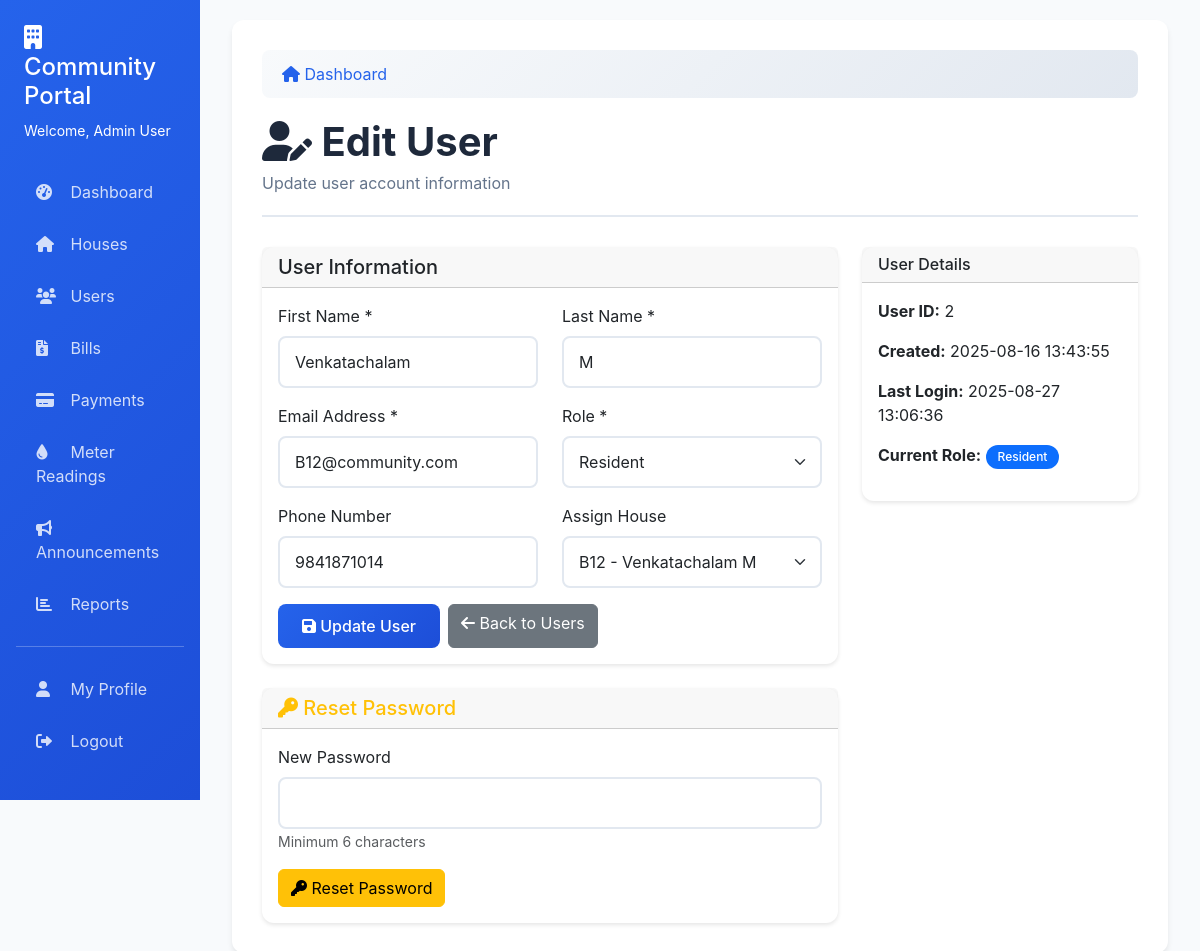
Page /users/2/edit (signed in) on the earlier database version.
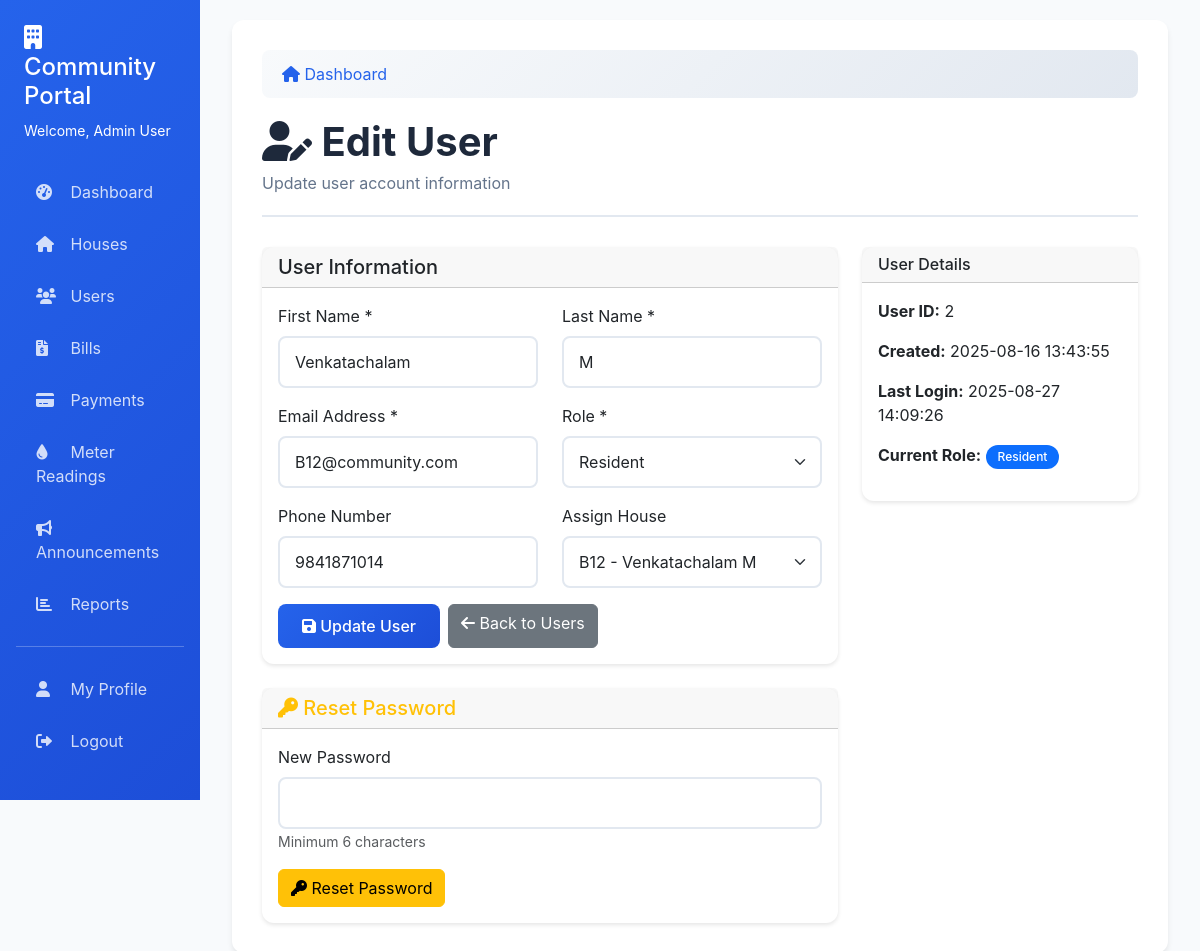
Same page on the later database version.
### tables this page shows
CREATE TABLE users (
                id INTEGER PRIMARY KEY AUTOINCREMENT,
                email TEXT UNIQUE NOT NULL,
                password_hash TEXT NOT NULL,
                role TEXT NOT NULL DEFAULT 'resident',
                first_name TEXT,
                last_name TEXT,
                phone_number TEXT,
                house_id INTEGER,
                created_at TIMESTAMP DEFAULT CURRENT_TIMESTAMP,
                last_login TIMESTAMP
            );

### app.py (the view, shortened to what this page needs)
@app.route('/users/<int:user_id>/edit', methods=['GET', 'POST'])
@admin_required
def edit_user(user_id):
    conn = get_db_connection()
    user = conn.execute('SELECT * FROM users WHERE id = ?', (user_id,)).fetchone()
    if not user:
        flash('User not found!', 'error')
        conn.close()
        return redirect(url_for('users'))
    houses = conn.execute('SELECT id, house_number, owner_name FROM houses ORDER BY house_number').fetchall()
    conn.close()
    return render_template('edit_user.html', user=user, houses=houses)

### app.py (called while the page is built)
def get_db_connection():
    conn = sqlite3.connect(DATABASE)
    conn.row_factory = sqlite3.Row
    return conn

def admin_required(f):
    @wraps(f)
    def decorated_function(*args, **kwargs):
        if 'user_id' not in session:
            return redirect(url_for('login'))
        conn = get_db_connection()
        user = conn.execute('SELECT role FROM users WHERE id = ?', (session['user_id'],)).fetchone()
        conn.close()
        if not user or user['role'] != 'admin':
            flash('Admin access required.', 'error')
            return redirect(url_for('dashboard'))
        return f(*args, **kwargs)
    return decorated_function

### templates/edit_user.html (shortened to what the changed rows need)
{% extends "base.html" %}
{% block content %}
<div class="page-header">
    <h1><i class="fas fa-user-edit"></i> Edit User</h1>
</div>
<div class="row">
    <div class="col-md-8">
        <div class="card">
            <div class="card-body">
                <form method="POST">
                    <div class="row">
                        <div class="col-md-6">
                            <div class="mb-3">
                                <label for="first_name" class="form-label">First Name *</label>
                                <input type="text" class="form-control" id="first_name" name="first_name" value="{{ user.first_name }}" required>
                            </div>
                        </div>
                        <div class="col-md-6">
                            <div class="mb-3">
                                <label for="last_name" class="form-label">Last Name *</label>
                                <input type="text" class="form-control" id="last_name" name="last_name" value="{{ user.last_name }}" required>
                            </div>
                        </div>
                    </div>
                    <div class="row">
                        <div class="col-md-6">
                            <div class="mb-3">
                                <label for="email" class="form-label">Email Address *</label>
                                <input type="email" class="form-control" id="email" name="email" value="{{ user.email }}" required>
                            </div>
                        </div>
                    </div>
                    <div class="row">
                        <div class="col-md-6">
                            <div class="mb-3">
                                <label for="phone_number" class="form-label">Phone Number</label>
                                <input type="tel" class="form-control" id="phone_number" name="phone_number" value="{{ user.phone_number or '' }}">
                            </div>
                        </div>
                    </div>
                </form>
            </div>
        </div>
    </div>
    <div class="col-md-4">
        <div class="card">
            <div class="card-body">
                <p><strong>User ID:</strong> {{ user.id }}</p>
                <p><strong>Created:</strong> {{ user.created_at }}</p>
                <p><strong>Last Login:</strong> {{ user.last_login or 'Never' }}</p>
                <p><strong>Current Role:</strong>
                    {% if user.role == 'admin' %}
                        <span class="badge bg-danger">Admin</span>
                    {% else %}
                        <span class="badge bg-primary">Resident</span>
                    {% endif %}
                </p>
            </div>
        </div>
    </div>
</div>
{% endblock %}

Differences in the rows shown:
changed users "Venkatachalam": last_login "2025-08-27 13:06:36" → "2025-08-27 14:09:26"
